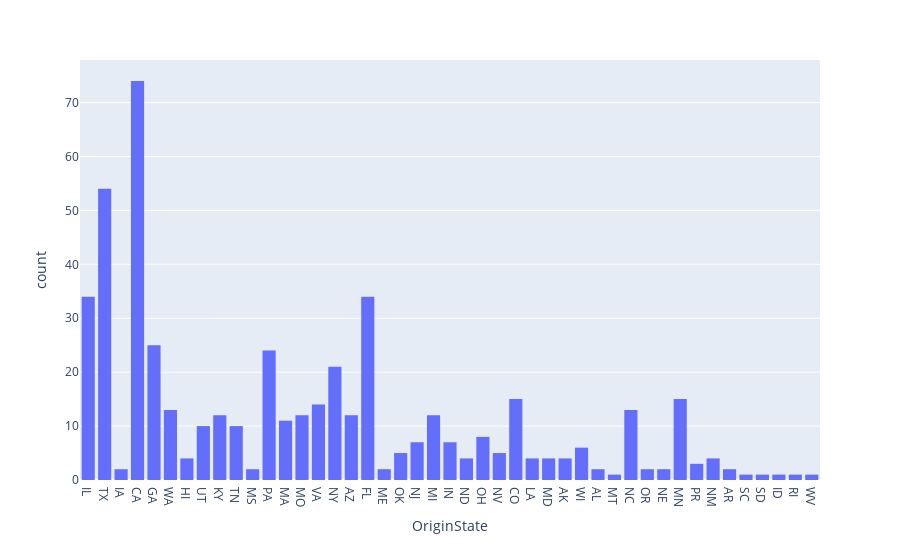

The cell this chart's notebook holds for it:
### Code cell
# Create histogram here
fig = px.histogram(data, x='OriginState')
fig.show()

### Figure 1 — Plotly figure (JSON) as saved in the notebook; plotly's stock layout.template omitted (floating-point values rounded to 4 significant figures; data arrays with more than 128 entries replaced by an {"elided": "..."} marker saying what was removed)
{"data": [{"alignmentgroup": "True", "bingroup": "x", "hovertemplate": "OriginState=%{x}<br>count=%{y}<extra></extra>", "legendgroup": "", "marker": {"color": "#636efa", "pattern": {"shape": ""}}, "name": "", "offsetgroup": "", "orientation": "v", "showlegend": false, "type": "histogram", "x": {"elided": "500 str values"}, "xaxis": "x", "yaxis": "y"}], "layout": {"autosize": true, "barmode": "relative", "legend": {"tracegroupgap": 0}, "margin": {"t": 60}, "xaxis": {"anchor": "y", "autorange": true, "domain": [0, 1], "range": [-0.5, 44.5], "title": {"text": "OriginState"}, "type": "category"}, "yaxis": {"anchor": "x", "autorange": true, "domain": [0, 1], "range": [0, 77.89], "title": {"text": "count"}}}}
